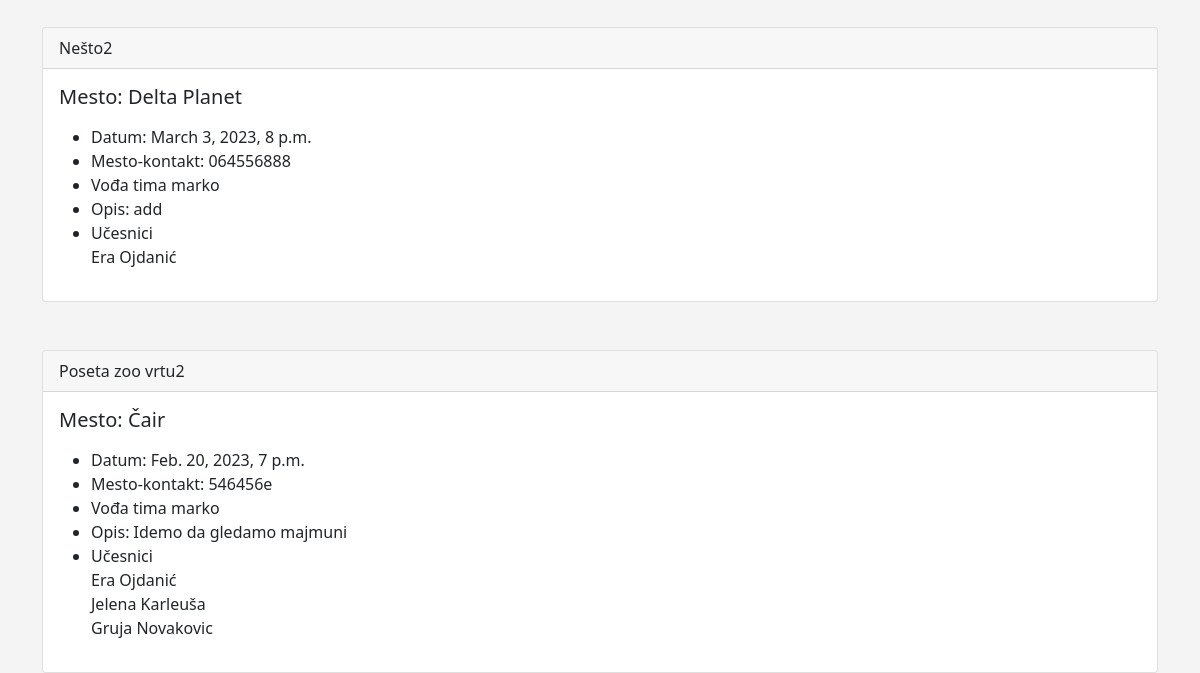
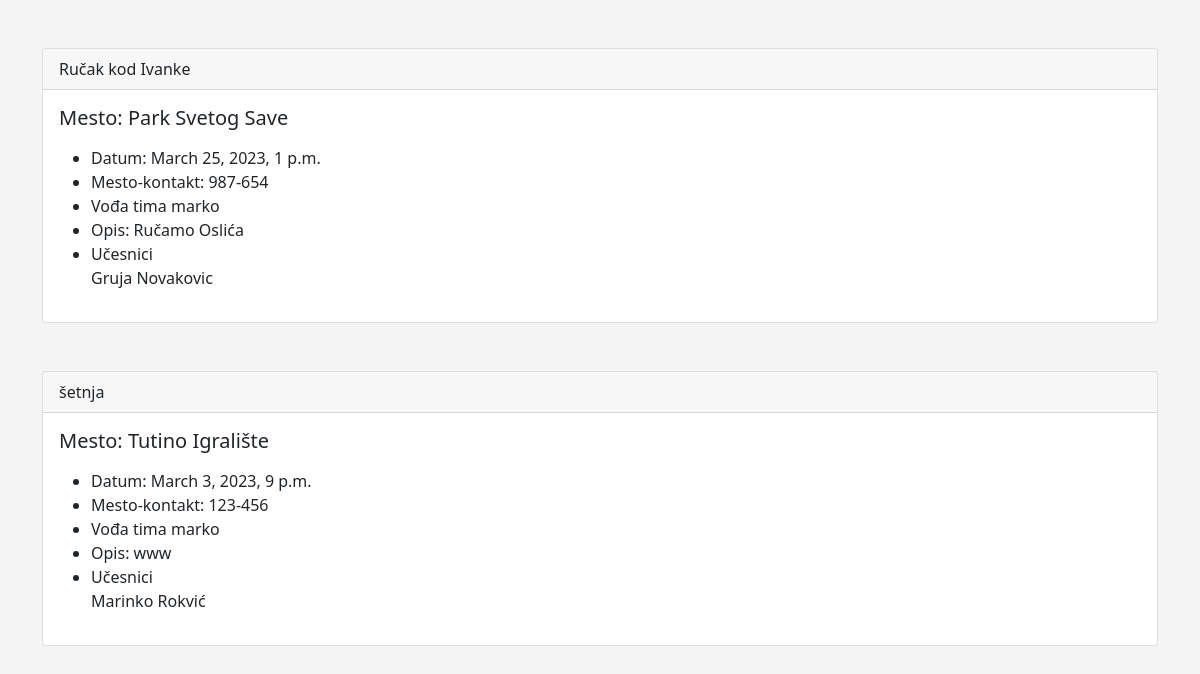
/events (lower part), run on an earlier commit of the app's database (2 pictures, top to bottom).
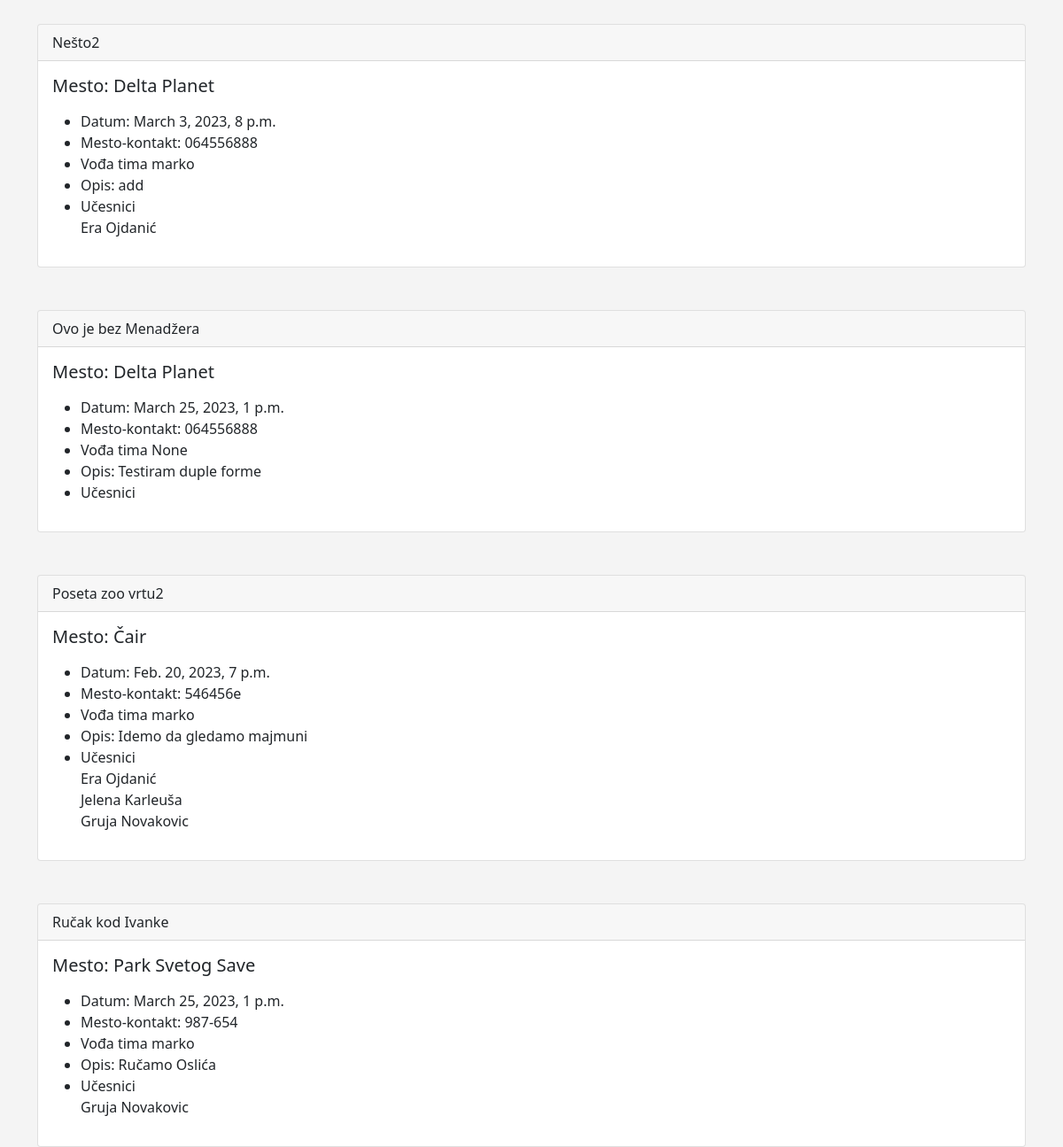
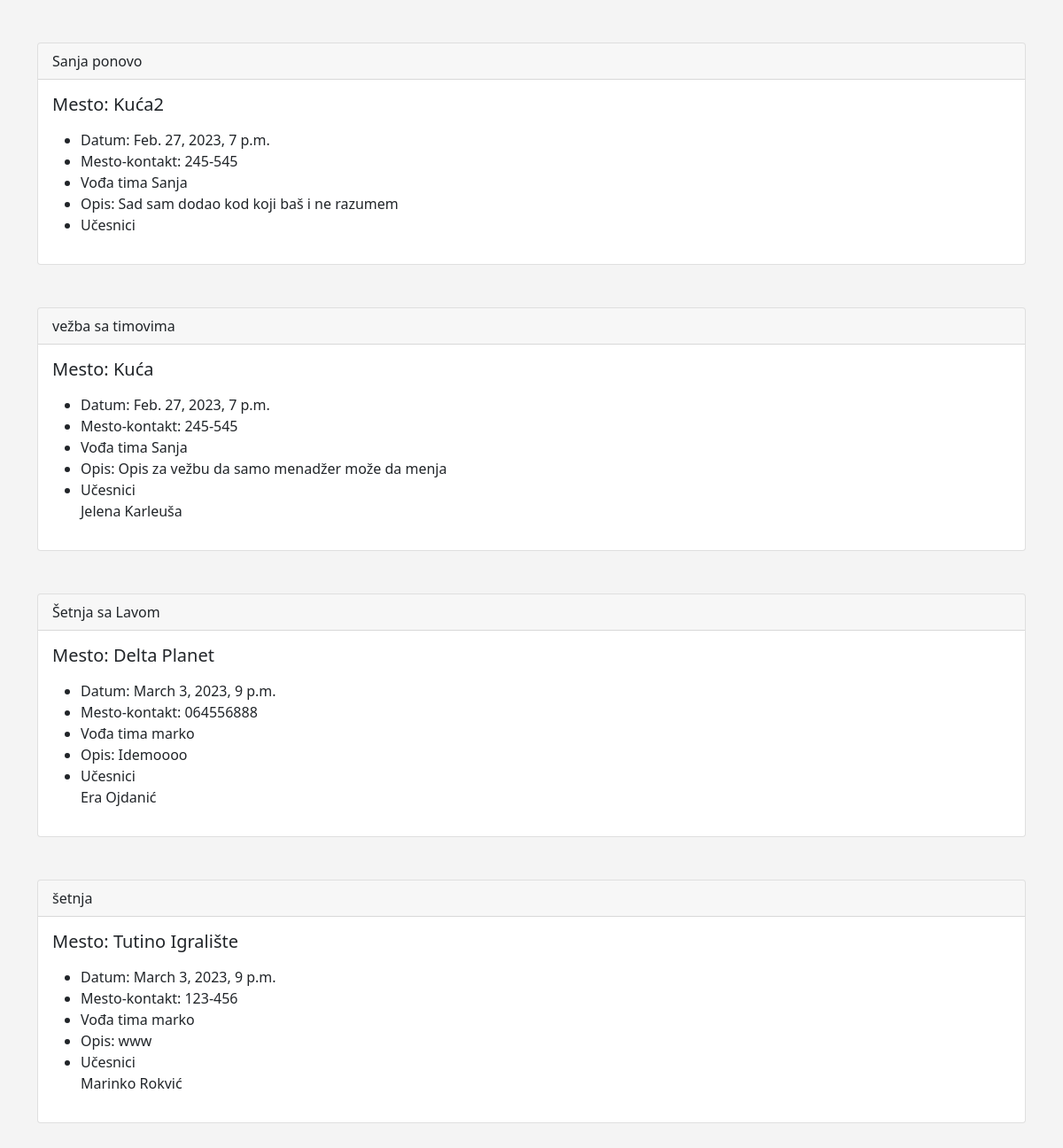
And on a later commit of the database (2 pictures, top to bottom).
### events/models.py (models this page shows)
class Evant(models.Model):
    ime = models.CharField("Ime Dogadjaja", max_length=120)
    event_datum = models.DateTimeField("Dan Dogadjaja")
    venue = models.ForeignKey(Venue, blank=True, null=True, on_delete=models.CASCADE)
    menadzer = models.ForeignKey(User, blank=True, null=True, on_delete=models.SET_NULL)
    opis = models.TextField(blank=True)
    polaznici =models.ManyToManyField(Clanovi, blank=True)
    def __str__(self):
        return self.ime

class Venue(models.Model):
    ime = models.CharField("Naziv Mesta", max_length=120)
    adresa =models.CharField("Adresa Mesta", max_length=300)
    pos_broj =models.CharField("poštanski Broj", max_length=15)
    telefon = models.CharField("Kontakt Telefon", max_length=30, blank=True)
    web = models.URLField("Web Adresa", blank=True)
    email =models.EmailField("Email Adresa", blank=True)
    vlasnik= models.IntegerField("Vlasnik događaja", blank=False, default=1)
    def __str__(self):
        return self.ime

class Clanovi(models.Model):
    ime =models.CharField("Ime", max_length=30)
    prezime =models.CharField("Prezime", max_length=30)
    telefon =models.CharField("Kontakt Telefon", max_length=30)
    email =models.EmailField("Email Adresa")
    def __str__(self):
        return self.ime + ' ' + self.prezime

### events/views.py (the view)
# urls.py: path('events', views.svi_dogadjaji, name='list_events'),
def svi_dogadjaji(request):
    event_list = Evant.objects.all().order_by('ime', 'venue') #('-datum')
    return render(request, 'events/event_list.html', {'event_list':event_list})

### events/templates/events/event_list.html (shortened to what this page needs)
{% extends 'events/base.html' %}
    {% block content %}
<br/>
{% for event in event_list %}
<div class="card">
    <div class="card-header">
        {{ event }}
    </div>
    <div class="card-body">
      <h5 class="card-title">Mesto: {{ event.venue }}</h5>
      <p class="card-text">
        <ul>
            <li>Datum: {{ event.event_datum }}</li>
            <li>Mesto-kontakt: {{ event.venue.telefon }}</li>
            <li>Vođa tima {{ event.menadzer }}</li>
            <li>Opis: {{ event.opis }}</li>
            <li> Učesnici<br/>
                {% for dete in event.polaznici.all %}
             {{ dete }}<br/>
                {% endfor %}
            </li>
            </ul>
      </p>
    </div>
  </div>
<br/><br/>
{% endfor %}
    {% endblock %}

### events/templates/events/base.html (shortened to what this page needs)
<!doctype html>
<html lang="en">
  <head>
    <link href="https://cdn.jsdelivr.net/npm/bootstrap@5.0.2/dist/css/bootstrap.min.css" rel="stylesheet">
  </head>
  <body>
    <br/>
    <div class="container">
      {% block content %}
      {% endblock %}
    </div>
  </body>
</html>

### events/templates/events/base.html (style rules this page uses)
body { background: #f4f4f4; }

What changed in the data, as far as the page shows it:
added Evant: ime "Ovo je bez Menadžera", venue "Delta Planet", event_datum "March 25, 2023, 1 p.m.", venue.telefon "064556888", menadzer "None", opis "Testiram duple forme"
added Evant: ime "Sanja ponovo", venue "Kuća2", event_datum "Feb. 27, 2023, 7 p.m.", venue.telefon "245-545", menadzer "Sanja", opis "Sad sam dodao kod koji baš i ne razumem"
added Evant: ime "vežba sa timovima", venue "Kuća", event_datum "Feb. 27, 2023, 7 p.m.", venue.telefon "245-545", menadzer "Sanja", opis "Opis za vežbu da samo menadžer može da menja", Clanovi (ime+prezime "Jelena Karleuša")
added Evant: ime "Šetnja sa Lavom", venue "Delta Planet", event_datum "March 3, 2023, 9 p.m.", venue.telefon "064556888", menadzer "marko", opis "Idemoooo", Clanovi (ime+prezime "Era Ojdanić")
